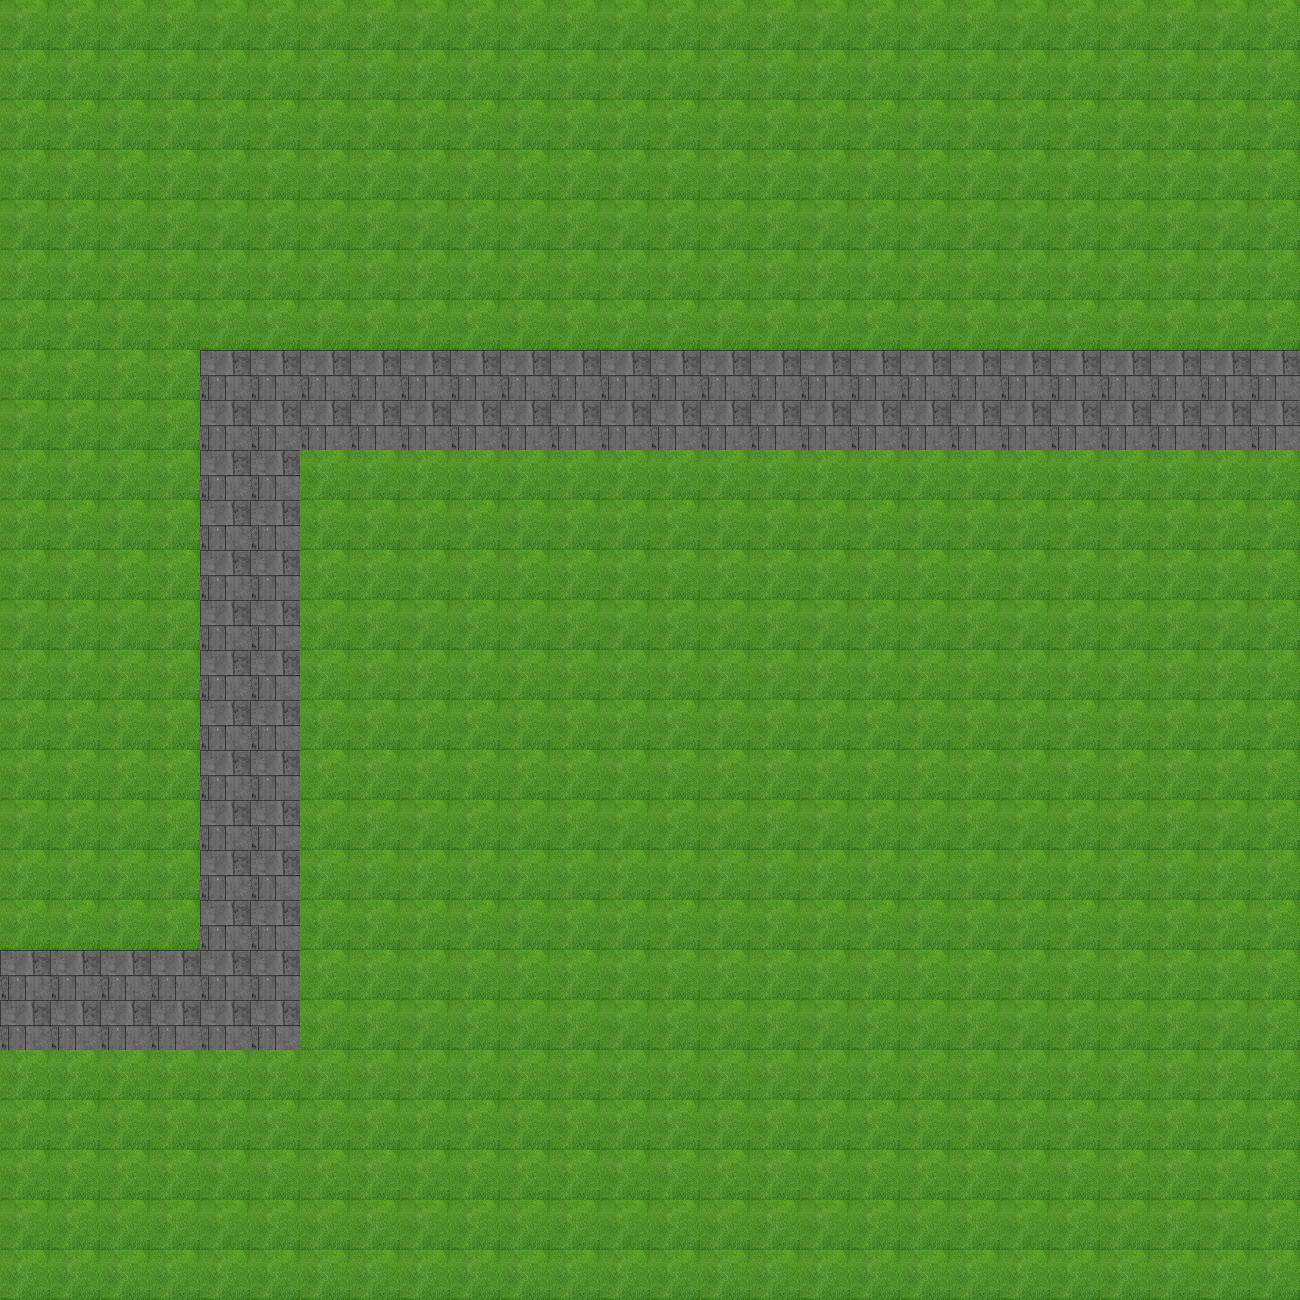

This is a level from a 2D game, rendered from its Tiled map with the project's own tilesets. A one-line summary and the complete map file follow:
An orthogonal 26x26 tile map with 50x50 px tiles, 2 tile layers (Road, GrassLand), 2 tilesets.

<map version="1.5" tiledversion="1.7.0" orientation="orthogonal" renderorder="right-down" width="26" height="26" tilewidth="50" tileheight="50" infinite="0" nextlayerid="3" nextobjectid="1">
 <tileset firstgid="1" source="GrassLand.tsx" />
 <tileset firstgid="2" source="Road.tsx" />
 <layer id="1" name="Road" width="26" height="26">
  <data encoding="csv">
0,0,0,0,0,0,0,0,0,0,0,0,0,0,0,0,0,0,0,0,0,0,0,0,0,0,
0,0,0,0,0,0,0,0,0,0,0,0,0,0,0,0,0,0,0,0,0,0,0,0,0,0,
0,0,0,0,0,0,0,0,0,0,0,0,0,0,0,0,0,0,0,0,0,0,0,0,0,0,
0,0,0,0,0,0,0,0,0,0,0,0,0,0,0,0,0,0,0,0,0,0,0,0,0,0,
0,0,0,0,0,0,0,0,0,0,0,0,0,0,0,0,0,0,0,0,0,0,0,0,0,0,
0,0,0,0,0,0,0,0,0,0,0,0,0,0,0,0,0,0,0,0,0,0,0,0,0,0,
0,0,0,0,0,0,0,0,0,0,0,0,0,0,0,0,0,0,0,0,0,0,0,0,0,0,
0,0,0,0,2,2,2,2,2,2,2,2,2,2,2,2,2,2,2,2,2,2,2,2,2,2,
0,0,0,0,2,2,2,2,2,2,2,2,2,2,2,2,2,2,2,2,2,2,2,2,2,2,
0,0,0,0,2,2,0,0,0,0,0,0,0,0,0,0,0,0,0,0,0,0,0,0,0,0,
0,0,0,0,2,2,0,0,0,0,0,0,0,0,0,0,0,0,0,0,0,0,0,0,0,0,
0,0,0,0,2,2,0,0,0,0,0,0,0,0,0,0,0,0,0,0,0,0,0,0,0,0,
0,0,0,0,2,2,0,0,0,0,0,0,0,0,0,0,0,0,0,0,0,0,0,0,0,0,
0,0,0,0,2,2,0,0,0,0,0,0,0,0,0,0,0,0,0,0,0,0,0,0,0,0,
0,0,0,0,2,2,0,0,0,0,0,0,0,0,0,0,0,0,0,0,0,0,0,0,0,0,
0,0,0,0,2,2,0,0,0,0,0,0,0,0,0,0,0,0,0,0,0,0,0,0,0,0,
0,0,0,0,2,2,0,0,0,0,0,0,0,0,0,0,0,0,0,0,0,0,0,0,0,0,
0,0,0,0,2,2,0,0,0,0,0,0,0,0,0,0,0,0,0,0,0,0,0,0,0,0,
0,0,0,0,2,2,0,0,0,0,0,0,0,0,0,0,0,0,0,0,0,0,0,0,0,0,
2,2,2,2,2,2,0,0,0,0,0,0,0,0,0,0,0,0,0,0,0,0,0,0,0,0,
2,2,2,2,2,2,0,0,0,0,0,0,0,0,0,0,0,0,0,0,0,0,0,0,0,0,
0,0,0,0,0,0,0,0,0,0,0,0,0,0,0,0,0,0,0,0,0,0,0,0,0,0,
0,0,0,0,0,0,0,0,0,0,0,0,0,0,0,0,0,0,0,0,0,0,0,0,0,0,
0,0,0,0,0,0,0,0,0,0,0,0,0,0,0,0,0,0,0,0,0,0,0,0,0,0,
0,0,0,0,0,0,0,0,0,0,0,0,0,0,0,0,0,0,0,0,0,0,0,0,0,0,
0,0,0,0,0,0,0,0,0,0,0,0,0,0,0,0,0,0,0,0,0,0,0,0,0,0
</data>
 </layer>
 <layer id="2" name="GrassLand" width="26" height="26">
  <data encoding="csv">
1,1,1,1,1,1,1,1,1,1,1,1,1,1,1,1,1,1,1,1,1,1,1,1,1,1,
1,1,1,1,1,1,1,1,1,1,1,1,1,1,1,1,1,1,1,1,1,1,1,1,1,1,
1,1,1,1,1,1,1,1,1,1,1,1,1,1,1,1,1,1,1,1,1,1,1,1,1,1,
1,1,1,1,1,1,1,1,1,1,1,1,1,1,1,1,1,1,1,1,1,1,1,1,1,1,
1,1,1,1,1,1,1,1,1,1,1,1,1,1,1,1,1,1,1,1,1,1,1,1,1,1,
1,1,1,1,1,1,1,1,1,1,1,1,1,1,1,1,1,1,1,1,1,1,1,1,1,1,
1,1,1,1,1,1,1,1,1,1,1,1,1,1,1,1,1,1,1,1,1,1,1,1,1,1,
1,1,1,1,0,0,0,0,0,0,0,0,0,0,0,0,0,0,0,0,0,0,0,0,0,0,
1,1,1,1,0,0,0,0,0,0,0,0,0,0,0,0,0,0,0,0,0,0,0,0,0,0,
1,1,1,1,0,0,1,1,1,1,1,1,1,1,1,1,1,1,1,1,1,1,1,1,1,1,
1,1,1,1,0,0,1,1,1,1,1,1,1,1,1,1,1,1,1,1,1,1,1,1,1,1,
1,1,1,1,0,0,1,1,1,1,1,1,1,1,1,1,1,1,1,1,1,1,1,1,1,1,
1,1,1,1,0,0,1,1,1,1,1,1,1,1,1,1,1,1,1,1,1,1,1,1,1,1,
1,1,1,1,0,0,1,1,1,1,1,1,1,1,1,1,1,1,1,1,1,1,1,1,1,1,
1,1,1,1,0,0,1,1,1,1,1,1,1,1,1,1,1,1,1,1,1,1,1,1,1,1,
1,1,1,1,0,0,1,1,1,1,1,1,1,1,1,1,1,1,1,1,1,1,1,1,1,1,
1,1,1,1,0,0,1,1,1,1,1,1,1,1,1,1,1,1,1,1,1,1,1,1,1,1,
1,1,1,1,0,0,1,1,1,1,1,1,1,1,1,1,1,1,1,1,1,1,1,1,1,1,
1,1,1,1,0,0,1,1,1,1,1,1,1,1,1,1,1,1,1,1,1,1,1,1,1,1,
0,0,0,0,0,0,1,1,1,1,1,1,1,1,1,1,1,1,1,1,1,1,1,1,1,1,
0,0,0,0,0,0,1,1,1,1,1,1,1,1,1,1,1,1,1,1,1,1,1,1,1,1,
1,1,1,1,1,1,1,1,1,1,1,1,1,1,1,1,1,1,1,1,1,1,1,1,1,1,
1,1,1,1,1,1,1,1,1,1,1,1,1,1,1,1,1,1,1,1,1,1,1,1,1,1,
1,1,1,1,1,1,1,1,1,1,1,1,1,1,1,1,1,1,1,1,1,1,1,1,1,1,
1,1,1,1,1,1,1,1,1,1,1,1,1,1,1,1,1,1,1,1,1,1,1,1,1,1,
1,1,1,1,1,1,1,1,1,1,1,1,1,1,1,1,1,1,1,1,1,1,1,1,1,1
</data>
 </layer>
</map>